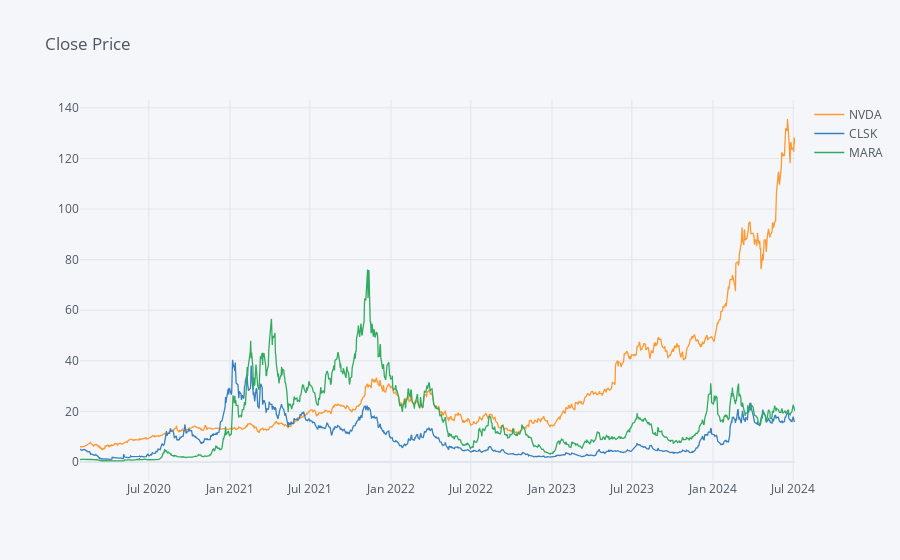

Write notebook code for a chart like this one.
### Code cell
stocks.xs(key='Close',axis=1,level=1).iplot(kind="line",title='Close Price')

### Figure 1 — Plotly figure (JSON) as saved in the notebook; plotly's stock layout.template omitted (floating-point values rounded to 4 significant figures; data arrays with more than 128 entries replaced by an {"elided": "..."} marker saying what was removed)
{"data": [{"line": {"color": "rgba(255, 153, 51, 1.0)", "dash": "solid", "shape": "linear", "width": 1.3}, "mode": "lines", "name": "NVDA", "text": "", "type": "scatter", "x": {"elided": "1118 str values"}, "y": {"elided": "1118 float values"}}, {"line": {"color": "rgba(55, 128, 191, 1.0)", "dash": "solid", "shape": "linear", "width": 1.3}, "mode": "lines", "name": "CLSK", "text": "", "type": "scatter", "x": {"elided": "1118 str values"}, "y": {"elided": "1118 float values"}}, {"line": {"color": "rgba(50, 171, 96, 1.0)", "dash": "solid", "shape": "linear", "width": 1.3}, "mode": "lines", "name": "MARA", "text": "", "type": "scatter", "x": {"elided": "1118 str values"}, "y": {"elided": "1118 float values"}}], "layout": {"legend": {"bgcolor": "#F5F6F9", "font": {"color": "#4D5663"}}, "paper_bgcolor": "#F5F6F9", "plot_bgcolor": "#F5F6F9", "title": {"font": {"color": "#4D5663"}, "text": "Close Price"}, "xaxis": {"gridcolor": "#E1E5ED", "showgrid": true, "tickfont": {"color": "#4D5663"}, "title": {"font": {"color": "#4D5663"}, "text": ""}, "zerolinecolor": "#E1E5ED"}, "yaxis": {"gridcolor": "#E1E5ED", "showgrid": true, "tickfont": {"color": "#4D5663"}, "title": {"font": {"color": "#4D5663"}, "text": ""}, "zerolinecolor": "#E1E5ED"}}}
